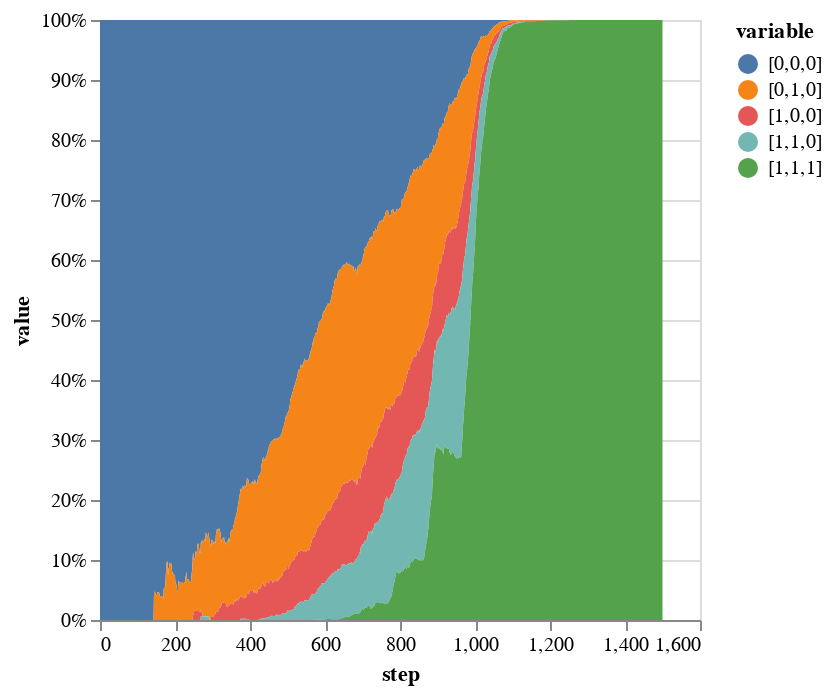

Source (notebook cell):
### Code cell
#And the relative number of cells of each genotype
stacked |>
@vlplot(:area, x=:step, y={:value, stack=:normalize}, color="variable:n")

### Figure 1 — Vega-Lite specification as saved in the notebook (floating-point values rounded to 4 significant figures; data arrays with more than 128 entries replaced by an {"elided": "..."} marker saying what was removed)
{"data": {"values": {"elided": "7505 records"}}, "encoding": {"color": {"field": "variable", "type": "nominal"}, "x": {"field": "step", "type": "quantitative"}, "y": {"field": "value", "stack": "normalize", "type": "quantitative"}}, "mark": "area"}
